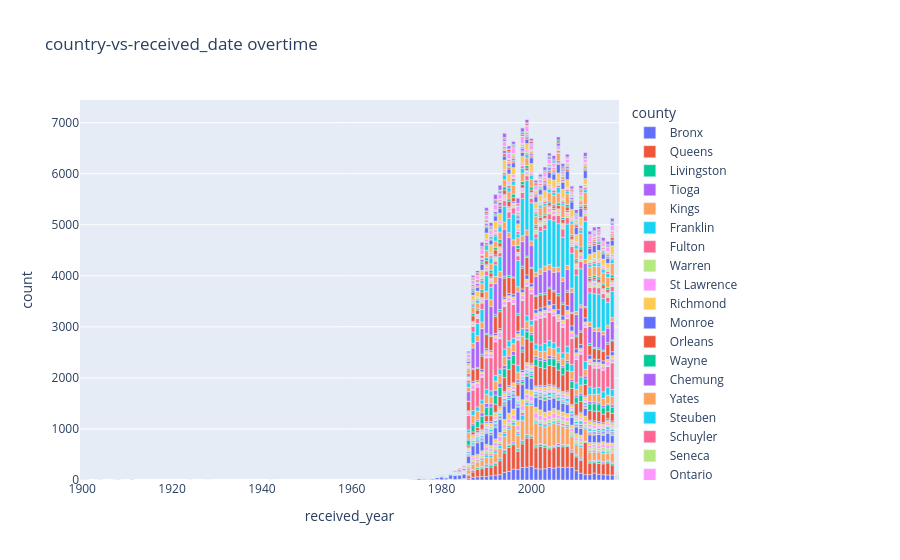

Notebook code for this chart:
### Markdown cell above
### Country wise trend of incident

### Code cell
import plotly.express as px
import plotly.graph_objects as go

eda_data = data.copy()
eda_data[["year", "month", "day"]] = eda_data["received_date"].str.split("-", expand = True)
# eda_data = eda_data[:1000]
eda_data[["received_year", "received_month", "received_day"]] = eda_data["received_date"].str.split("-", expand = True)
eda_data.received_date = pd.to_datetime(eda_data.received_date)
eda_data = eda_data.sort_values(by='received_date')
eda_data_date = eda_data[['received_year', 'county','spill_number']]
eda_data_date = eda_data_date.rename(columns={'spill_number':'count'})
eda_data_date = eda_data_date.groupby(['received_year', 'county']).count()
eda_data_date = eda_data_date.reset_index()
eda_data_date.to_csv('count.csv', index=False)
eda_data_date.received_year = pd.to_datetime(eda_data_date.received_year)
eda_data_date = eda_data_date.sort_values(by='received_year')
# eda_data.to_csv('count.csv', index=False)

fig = px.bar(eda_data_date, x="received_year", y="count", color="county", title="country-vs-received_date overtime")
fig.write_html('{}/{}.html'.format('images/', 'country-vs-received_date overtime'))
fig.show()
